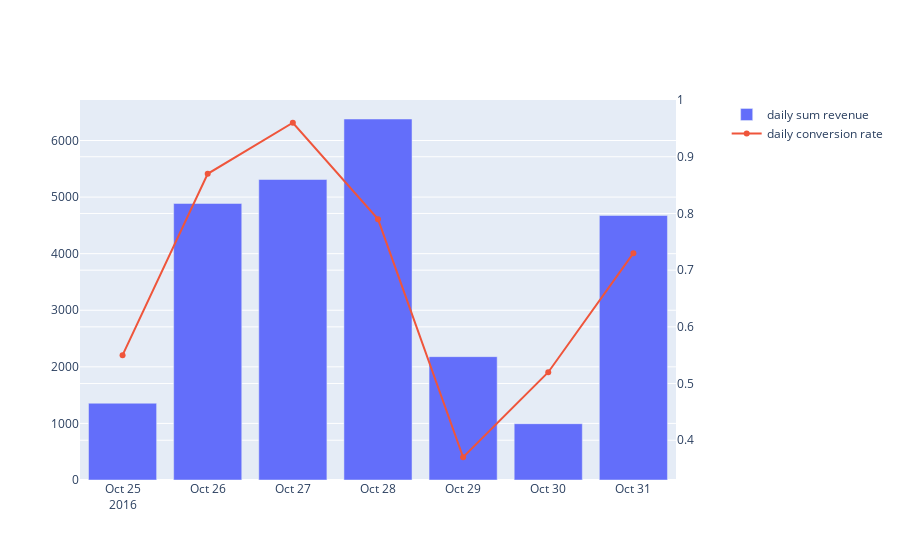

This figure's notebook cell:
### Code cell
import plotly.graph_objects as go
from plotly.subplots import make_subplots

fig = make_subplots(specs=[[{'secondary_y': True}]])
fig.add_trace(
    go.Bar(
        name='daily sum revenue',
        x=df['day_date'],
        y=df['sum_revenue']
    )
)
fig.add_trace(
    go.Scatter(
        name='daily conversion rate',
        x=df['day_date'],
        y=df['sales_cv_rate_by_day']
    ),
    secondary_y=True
)
fig.show()

### Figure 1 — Plotly figure (JSON) as saved in the notebook; plotly's stock layout.template omitted (floating-point values rounded to 4 significant figures)
{"data": [{"name": "daily sum revenue", "type": "bar", "x": ["2016-10-25", "2016-10-26", "2016-10-27", "2016-10-28", "2016-10-29", "2016-10-30", "2016-10-31"], "y": [1357.0, 4888.0, 5311.0, 6380.0, 2180.0, 995.1, 4675.0]}, {"name": "daily conversion rate", "type": "scatter", "x": ["2016-10-25", "2016-10-26", "2016-10-27", "2016-10-28", "2016-10-29", "2016-10-30", "2016-10-31"], "xaxis": "x", "y": [0.55, 0.87, 0.96, 0.79, 0.37, 0.52, 0.73], "yaxis": "y2"}], "layout": {"xaxis": {"anchor": "y", "domain": [0, 0.94]}, "yaxis": {"anchor": "x", "domain": [0, 1]}, "yaxis2": {"anchor": "x", "overlaying": "y", "side": "right"}}}
